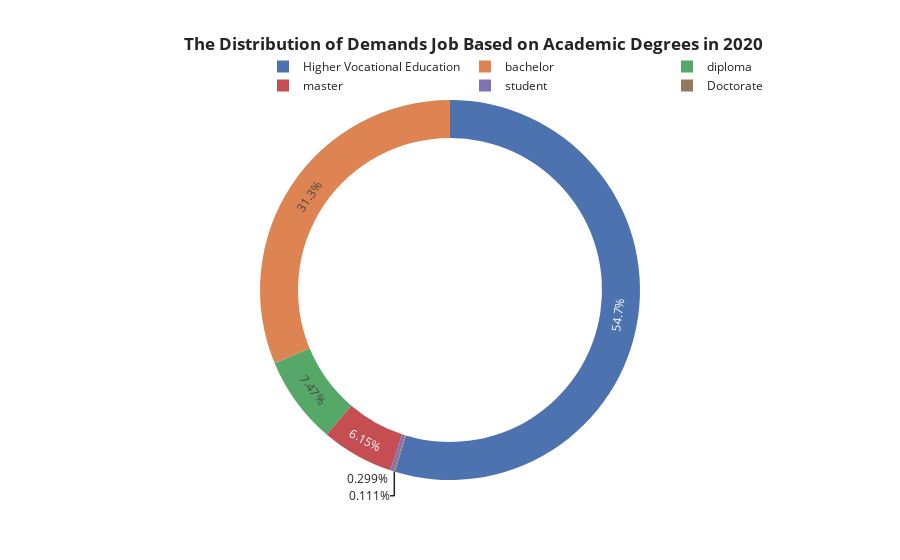

Notebook cell for this chart:
### Markdown cell above
### 6th plot || The Distribution of Demands Job Based on Academic Degrees 
#### This plot gives insight into the academic degree rate required for job positions. We see that Higher Vocational Education, which means preparing students to work in a specific profession or craft, attracts employers to contract with them more than others, then followed by bachelor’s students, and we see that students have job opportunities, they may work as practical training to achieve an academic degree or additional income during the period of study, while there is very little demand for a doctorate degree.

### Code cell
fig = px.pie(df.groupby('degrees', as_index=False)['degrees'].count().sort_values(by='degrees',ascending=False).head(10),
             names=['Higher Vocational Education','bachelor','diploma','master','student','Doctorate'],
             values='degrees',
             color='degrees',
             hole=0.8,
             #labels={'degree':'degree','count':'count'},
             template='seaborn',title='<b> The Distribution of Demands Job Based on Academic Degrees in 2020')


fig.update_layout(title_x=0.2,legend=dict(orientation='h',yanchor='bottom',y=1.0,xanchor='right',x=1))

### Figure 1 — Plotly figure (JSON) as saved in the notebook; plotly's stock layout.template omitted (floating-point values rounded to 4 significant figures)
{"data": [{"customdata": [[22144], [12674], [3024], [2490], [121], [45]], "domain": {"x": [0, 1], "y": [0, 1]}, "hole": 0.8, "hovertemplate": "label=%{label}<br>degrees=%{customdata[0]}<extra></extra>", "labels": ["Higher Vocational Education", "bachelor", "diploma", "master", "student", "Doctorate"], "legendgroup": "", "marker": {"colors": ["rgb(76,114,176)", "rgb(221,132,82)", "rgb(85,168,104)", "rgb(196,78,82)", "rgb(129,114,179)", "rgb(147,120,96)"]}, "name": "", "showlegend": true, "type": "pie", "values": [22144, 12674, 3024, 2490, 121, 45]}], "layout": {"legend": {"orientation": "h", "tracegroupgap": 0, "x": 1, "xanchor": "right", "y": 1, "yanchor": "bottom"}, "title": {"text": "<b> The Distribution of Demands Job Based on Academic Degrees in 2020", "x": 0.2}}}
